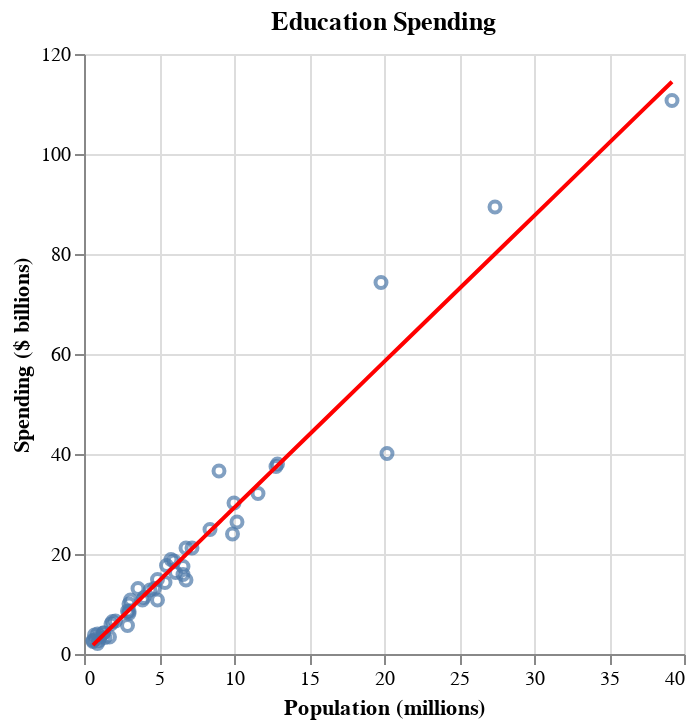

The notebook cell this image was saved under:
### Code cell
(ips:plot
 (vega:defplot education-spending
   `(:title "Education Spending"
     :data (:values ,edu-spending)
     :layer #((:mark :point
               :encoding (:x (:field :population  :type "quantitative" :title "Population (millions)")
                          :y (:field :spending    :type "quantitative" :title "Spending ($ billions)")))
              ,(sctplt:fit-line edu-spending:population edu-spending:spending)))))

### Figure 1 — Vega-Lite specification as saved in the notebook (floating-point values rounded to 4 significant figures)
{"$schema": "https://vega.github.io/schema/vega-lite/v5.json", "data": {"values": [{"population": 0.6, "spending": 2.7, "state": "Wyoming"}, {"population": 5.8, "spending": 18.9, "state": "Wisconsin"}, {"population": 1.8, "spending": 6, "state": "West Virginia"}, {"population": 7.2, "spending": 21.2, "state": "Washington"}, {"population": 8.4, "spending": 24.9, "state": "Virginia"}, {"population": 0.6, "spending": 2.5, "state": "Vermont"}, {"population": 3, "spending": 10, "state": "Utah"}, {"population": 27.4, "spending": 89.4, "state": "Texas"}, {"population": 6.6, "spending": 15.9, "state": "Tennessee"}, {"population": 0.9, "spending": 2.1, "state": "South Dakota"}, {"population": 4.9, "spending": 10.8, "state": "South Carolina"}, {"population": 1.1, "spending": 3.5, "state": "Rhode Island"}, {"population": 12.8, "spending": 37.5, "state": "Pennsylvania"}, {"population": 4, "spending": 11.3, "state": "Oregon"}, {"population": 3.9, "spending": 10.8, "state": "Oklahoma"}, {"population": 11.6, "spending": 32.1, "state": "Ohio"}, {"population": 0.8, "spending": 3, "state": "North Dakota"}, {"population": 10, "spending": 30.2, "state": "North Carolina"}, {"population": 19.8, "spending": 74.3, "state": "New York"}, {"population": 2.1, "spending": 6.6, "state": "New Mexico"}, {"population": 9, "spending": 36.6, "state": "New Jersey"}, {"population": 1.3, "spending": 4.2, "state": "New Hampshire"}, {"population": 2.9, "spending": 5.7, "state": "Nevada"}, {"population": 1.9, "spending": 6.5, "state": "Nebraska"}, {"population": 1, "spending": 2.7, "state": "Montana"}, {"population": 6.1, "spending": 16.3, "state": "Missouri"}, {"population": 3, "spending": 8.1, "state": "Mississippi"}, {"population": 5.5, "spending": 17.7, "state": "Minnesota"}, {"population": 9.9, "spending": 24, "state": "Michigan"}, {"population": 6.8, "spending": 21.2, "state": "Massachusetts"}, {"population": 6, "spending": 18.6, "state": "Maryland"}, {"population": 1.3, "spending": 4.2, "state": "Maine"}, {"population": 4.7, "spending": 13.1, "state": "Louisiana"}, {"population": 4.4, "spending": 12.8, "state": "Kentucky"}, {"population": 2.9, "spending": 8.6, "state": "Kansas"}, {"population": 3.1, "spending": 10.8, "state": "Iowa"}, {"population": 6.6, "spending": 17.5, "state": "Indiana"}, {"population": 12.9, "spending": 38, "state": "Illinois"}, {"population": 1.7, "spending": 3.4, "state": "Idaho"}, {"population": 1.4, "spending": 3.3, "state": "Hawaii"}, {"population": 10.2, "spending": 26.4, "state": "Georgia"}, {"population": 20.2, "spending": 40.1, "state": "Florida"}, {"population": 0.9, "spending": 4, "state": "Delaware"}, {"population": 3.6, "spending": 13.1, "state": "Connecticut"}, {"population": 5.4, "spending": 14.3, "state": "Colorado"}, {"population": 39.2, "spending": 110.7, "state": "California"}, {"population": 3, "spending": 8.5, "state": "Arkansas"}, {"population": 6.8, "spending": 14.8, "state": "Arizona"}, {"population": 0.7, "spending": 3.8, "state": "Alaska"}, {"population": 4.9, "spending": 14.9, "state": "Alabama"}]}, "layer": [{"encoding": {"x": {"field": "population", "title": "Population (millions)", "type": "quantitative"}, "y": {"field": "spending", "title": "Spending ($ billions)", "type": "quantitative"}}, "mark": "point"}, {"data": {"values": [{"x": 0.6, "y": 1.787}, {"x": 5.8, "y": 16.97}, {"x": 1.8, "y": 5.29}, {"x": 7.2, "y": 21.05}, {"x": 8.4, "y": 24.55}, {"x": 0.6, "y": 1.787}, {"x": 3, "y": 8.793}, {"x": 27.4, "y": 80.02}, {"x": 6.6, "y": 19.3}, {"x": 0.9, "y": 2.663}, {"x": 4.9, "y": 14.34}, {"x": 1.1, "y": 3.247}, {"x": 12.8, "y": 37.4}, {"x": 4, "y": 11.71}, {"x": 3.9, "y": 11.42}, {"x": 11.6, "y": 33.9}, {"x": 0.8, "y": 2.371}, {"x": 10, "y": 29.23}, {"x": 19.8, "y": 57.83}, {"x": 2.1, "y": 6.165}, {"x": 9, "y": 26.31}, {"x": 1.3, "y": 3.83}, {"x": 2.9, "y": 8.501}, {"x": 1.9, "y": 5.582}, {"x": 1, "y": 2.955}, {"x": 6.1, "y": 17.84}, {"x": 3, "y": 8.793}, {"x": 5.5, "y": 16.09}, {"x": 9.9, "y": 28.93}, {"x": 6.8, "y": 19.88}, {"x": 6, "y": 17.55}, {"x": 1.3, "y": 3.83}, {"x": 4.7, "y": 13.75}, {"x": 4.4, "y": 12.88}, {"x": 2.9, "y": 8.501}, {"x": 3.1, "y": 9.084}, {"x": 6.6, "y": 19.3}, {"x": 12.9, "y": 37.69}, {"x": 1.7, "y": 4.998}, {"x": 1.4, "y": 4.122}, {"x": 10.2, "y": 29.81}, {"x": 20.2, "y": 59.0}, {"x": 0.9, "y": 2.663}, {"x": 3.6, "y": 10.54}, {"x": 5.4, "y": 15.8}, {"x": 39.2, "y": 114.5}, {"x": 3, "y": 8.793}, {"x": 6.8, "y": 19.88}, {"x": 0.7, "y": 2.079}, {"x": 4.9, "y": 14.34}]}, "encoding": {"x": {"field": "x", "type": "quantitative"}, "y": {"field": "y", "type": "quantitative"}}, "mark": {"color": "red", "interpolate": "basis", "type": "line"}}], "title": "Education Spending"}
